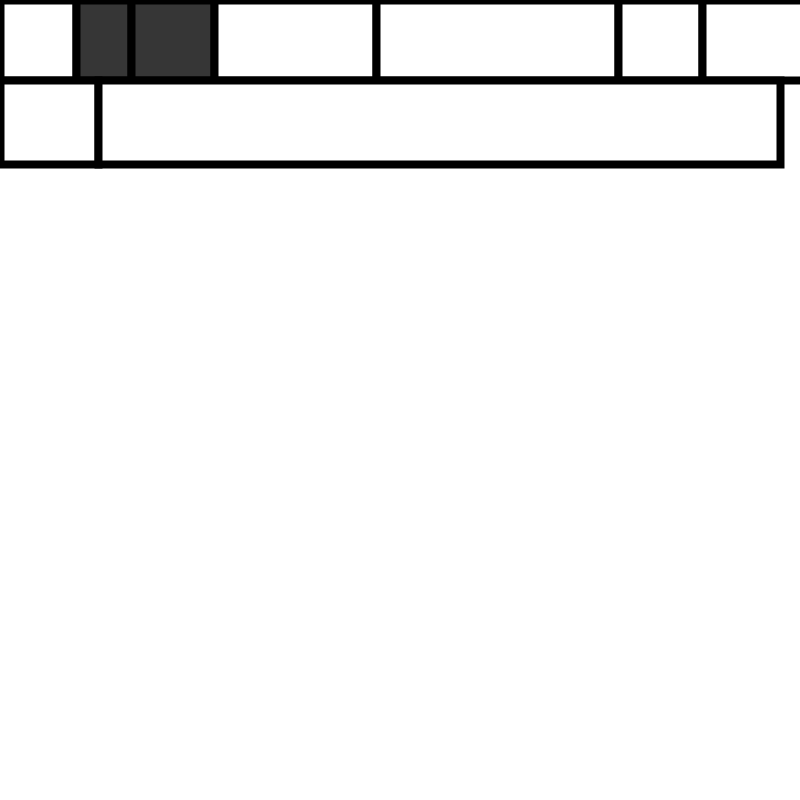
Frame 1 (no input)
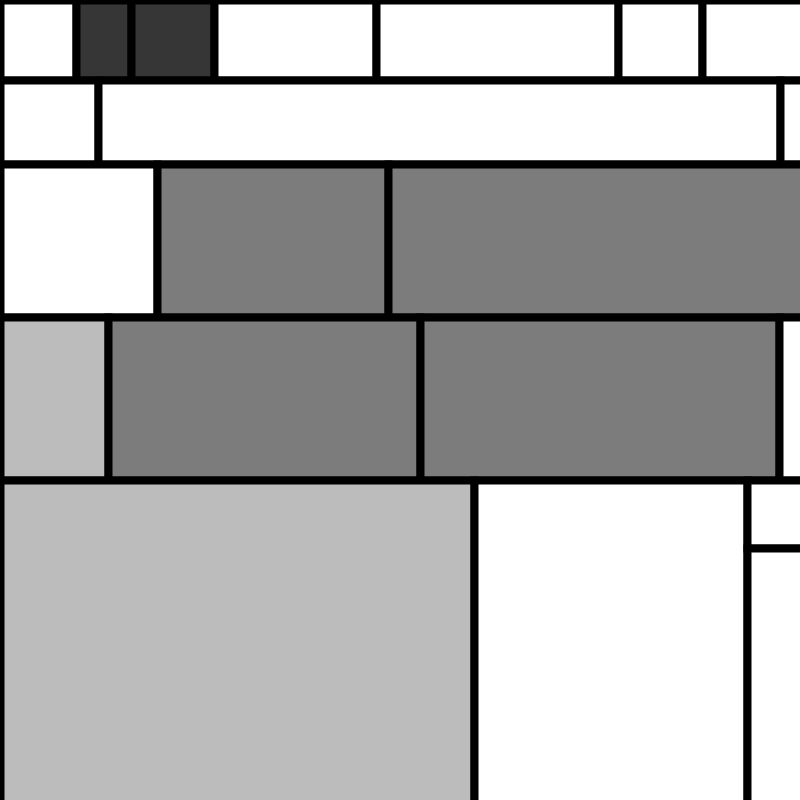
Frame 60 (the mouse pressed at the canvas centre just before this capture)
Frame 120 (the mouse held since frame 60 and released just before this capture): identical to frame 60, image omitted

The Processing sketch that drew these frames (run headless with seeded random() and noise(); from frame 60 on, the mouse is pressed at the canvas centre):

// Processing sketch: Mondrian_squres
// ── Mondrian_squres.pde
  int colors[]={#FFFFFF,#FFFFFF,#FFFFFF,#BCBCBC,#7C7C7C,#363636};
  int a;//change width
  int b;
  int h;//rect's height
  int x,y;
  int dw;
  int dh;
  
void setup(){
  size(800,800);
  background(255);
  b=int(random(0,height/2));//change height
  h=height/10;
  x=y=0;
}

void draw(){
   
  for(int w=width/10;w<=width;w=w+a){
   a=int(random(0,width/4));
   b=int(random(0,height/3));
    w=w+a;
    stroke(0);
    strokeWeight(8);
    
    if(w>h){
      dw=int(random(w/4,w));
      rect(x,y,w-dw,h);
      fill(colors[int(random(0,6))]);
      rect(x+w-dw,y,dw,h);
    }
    else if(w<h){
      dh=int(random(h/4,h));
      rect(x,y,w,h-dh);
      fill(colors[int(random(0,6))]);
      rect(x,y+h-dh,w,dh);
    }
    else if(w==h){
      fill(colors[int(random(0,6))]);
      rect(x,y,w,h);
    }
    
    if(x>=width){
      x=0;
      y=y+h;
      h=h+b;
    }
    else {
      x=x+w;
    }
   
  }
   
}
